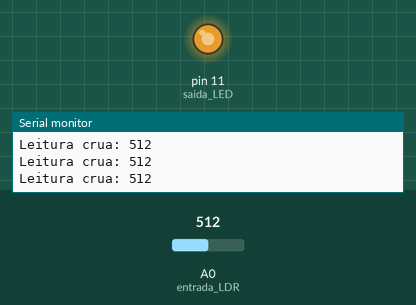
This sketch was run on a simulated Arduino Uno, built with avr-gcc and run on an emulated ATmega328P. Shown: output pins drawn as LEDs (lit = HIGH), the last lines printed to the serial monitor. The test bench sets the inputs (shaded band); at power-on: A0 (entrada_LDR) = 512.

Above: at 1.2 s.
1.3 s: A0 (entrada_LDR) set to 0
At 2.0 s:
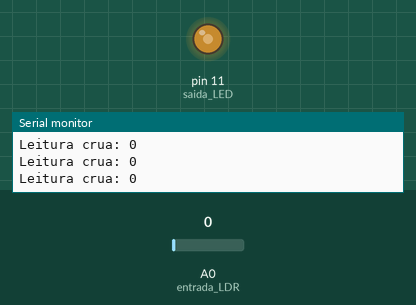
2.8 s: A0 (entrada_LDR) set to 306
At 3.3 s:
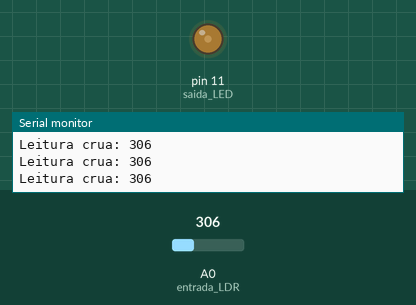
4.3 s: A0 (entrada_LDR) set to 1023
At 4.6 s:
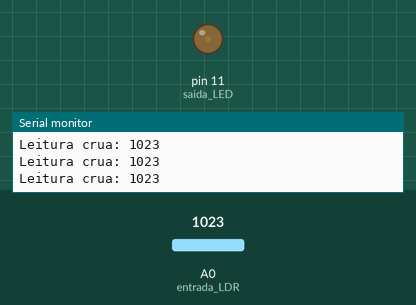
Timing chart, 0 to 7.3 s (numbered marks = the images above; inputs shaded):
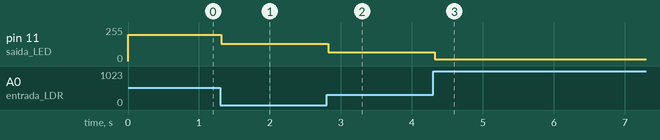

Measured:
- after the input at 1.3 s, pin 11 (saida_LED): 198/255 → 129/255 at once
- after the input at 2.8 s, pin 11 (saida_LED): 129/255 → 67/255 at once
- after the input at 4.3 s, pin 11 (saida_LED): 67/255 → 12/255 at once

The sketch:

ldr_pwm.ino
```cpp
const int entrada_LDR = A0;
const int saida_LED = 11;
int leituraLDR;
int leituraAjustada;

void setup() {
  // put your setup code here, to run once:
  pinMode (entrada_LDR, INPUT);
  pinMode (saida_LED, OUTPUT);
  Serial.begin (9600);
}

void loop() {
  Serial.print ("Leitura crua: ");
  leituraLDR = analogRead (entrada_LDR);
  Serial.println (leituraLDR);
  //0 - 1023
  //0 - 255
  // medir os valores maximo e minimo da leitura crua
  // colocar esses valores no segundo e no terceiro argumento da funcao map

  leituraAjustada = map (leituraLDR, 200, 600, 0, 255);
  analogWrite (saida_LED, leituraAjustada);
  // put your main code here, to run repeatedly:
  // map(value, fromLow, fromHigh, toLow, toHigh);
}
```
